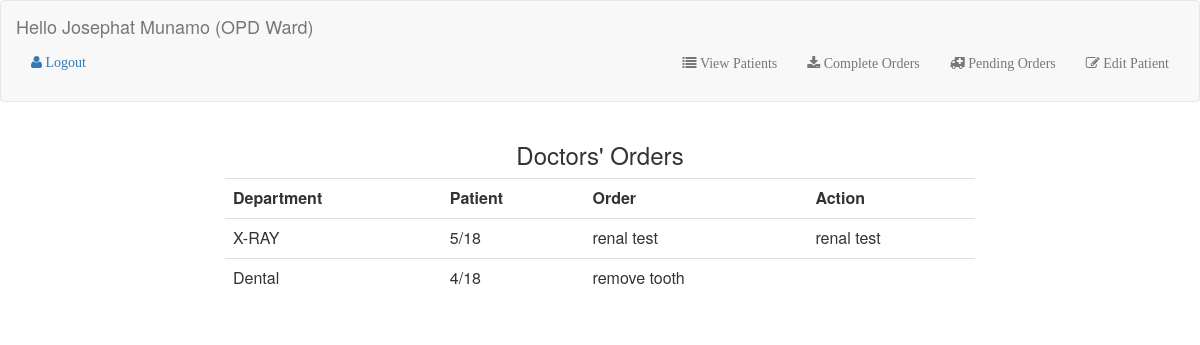
The page /ward/all-orders.php (signed in) on the database its author committed.
### tables this page shows
CREATE TABLE `staff` (
  `entry_id` int(11) NOT NULL,
  `staff_id` varchar(50) NOT NULL,
  `fname` varchar(50) NOT NULL,
  `surname` varchar(50) NOT NULL,
  `role` varchar(50) NOT NULL,
  `dept` varchar(50) NOT NULL,
  `date_joined` datetime NOT NULL DEFAULT CURRENT_TIMESTAMP,
  `contact` text NOT NULL,
  `username` varchar(50) NOT NULL,
  `password` varchar(50) NOT NULL
);

CREATE TABLE `orders` (
  `entry_id` int(11) NOT NULL,
  `hn` varchar(20) NOT NULL,
  `department` varchar(20) NOT NULL,
  `orderr` varchar(30) NOT NULL,
  `made_by` varchar(20) NOT NULL,
  `proceduree` varchar(50) NOT NULL,
  `closed_by` varchar(20) NOT NULL
);

### ward/all-orders.php (the view)
<?php include('_header.php');
 ?>
<div class="container">
  <div class="row">
    <div class="col-md-2">
    </div>
    <div class="col-md-8">
      <div class="doctor_orders">
        <h3 align="center">Doctors' Orders</h3>
        <div class="table-responsive">
          <table class="table">
            <tr>
              <th>Department</th>
              <th>Patient</th>
              <th>Order</th>
              <th>Action</th>
            </tr>
        <?php $rs2 = mysqli_query($con, "select * from orders WHERE made_by = '$name1' ORDER BY entry_id DESC")or die(mysqli_error($con));
            while($row = mysqli_fetch_array($rs2)){
               $department = $row['department'];
               $order=$row['orderr'];
               $hn=$row['hn'];
               $action=$row['proceduree']; ?>
               <tr>
                <td><?php echo $department; ?></td>
                <td><?php echo $hn; ?>/18 </td>
                <td><?php echo $order; ?></td>
                <td><?php echo $action; ?></td>
               </tr>
              <?php } ?>
            </table>
          </div>
      </div>
    </div>
    <div class="col-md-2">
    </div>

### ward/_header.php (shortened to what this page needs)
<?php
include '../opendb.php';
$username=$_SESSION['username'];
   ?> <script>
      </script><?php
$rs = mysqli_query($con, "select * from staff where staff_id = '$username'")or die(mysqli_error($con));
while($row = mysqli_fetch_array($rs))
{
   $name1=$row['staff_id'];
   $fname1 = $row['fname'];
   $surname1 = $row['surname'];
   $ward = $row['dept'];
}
?>
<html>
    <head>
        <link rel="stylesheet" href="../css/bootstrap.min.css">
        <link rel="stylesheet" href="../css/font-awesome.min.css">
        <link rel="stylesheet" href="../css/style.css">
</head>
 <nav class="navbar navbar-default">
  <div class="container-fluid">
    <div class="navbar-header">
      <a class="navbar-brand" href="index.php">
        <span class="">Hello <?php echo $fname1.' '.$surname1; ?> (<?php echo $ward.' Ward'; ?>)</span>
        <br><br>
        <li style="list-style-type:none;"><a href="../logout.php"><i class="fa fa-user">&nbsp;Logout</i></a></li>
      </a>
    </div>
    <div class="collapse navbar-collapse" id="myNavbar">
      <ul class="nav navbar-nav navbar-right">
        <br><br>
        <li><a href="index.php"><i class="fa fa-list">&nbsp;View Patients</i></a></li>
        <li><a href="all-orders.php"><i class="fa fa-download">&nbsp;Complete Orders</i></a></li>
        <li><a href="pending-orders.php"><i class="fa fa-ambulance">&nbsp;Pending Orders</i></a></li>
        <li><a href="edit_patient.php"><i class="fa fa-edit">&nbsp;Edit Patient</i></a></li>
    </ul>
    </div>
  </div>
</nav>

### rows shown on the page
staff: fname "Josephat", surname "Munamo", dept "OPD"
orders: department "X-RAY", hn "5", orderr "renal test", proceduree "renal test"
orders: department "Dental", hn "4", orderr "remove tooth"
